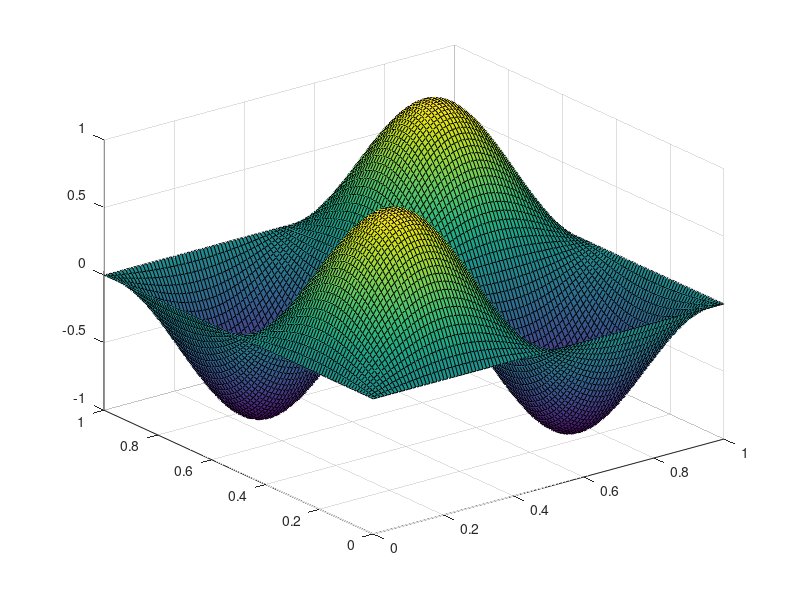

MATLAB code to generate this figure: (Note: this script raises an error after producing the figure.)
clear; close all;

% Creates a 2D Mesh to plot surface
x=linspace(0,1,100);
[X,Y] = meshgrid(x,x);

N=100; % Number of frames
for i = 1:N
    % Example of plot
    Z = sin(2*pi*(X-i/N)).*sin(2*pi*(Y-i/N));
    surf(X,Y,Z)

    % Store the frame
    M(i)=getframe(gcf); % leaving gcf out crops the frame in the movie.
end
% Output the movie as an avi file
movie2avi(M,'WaveMovie.avi');